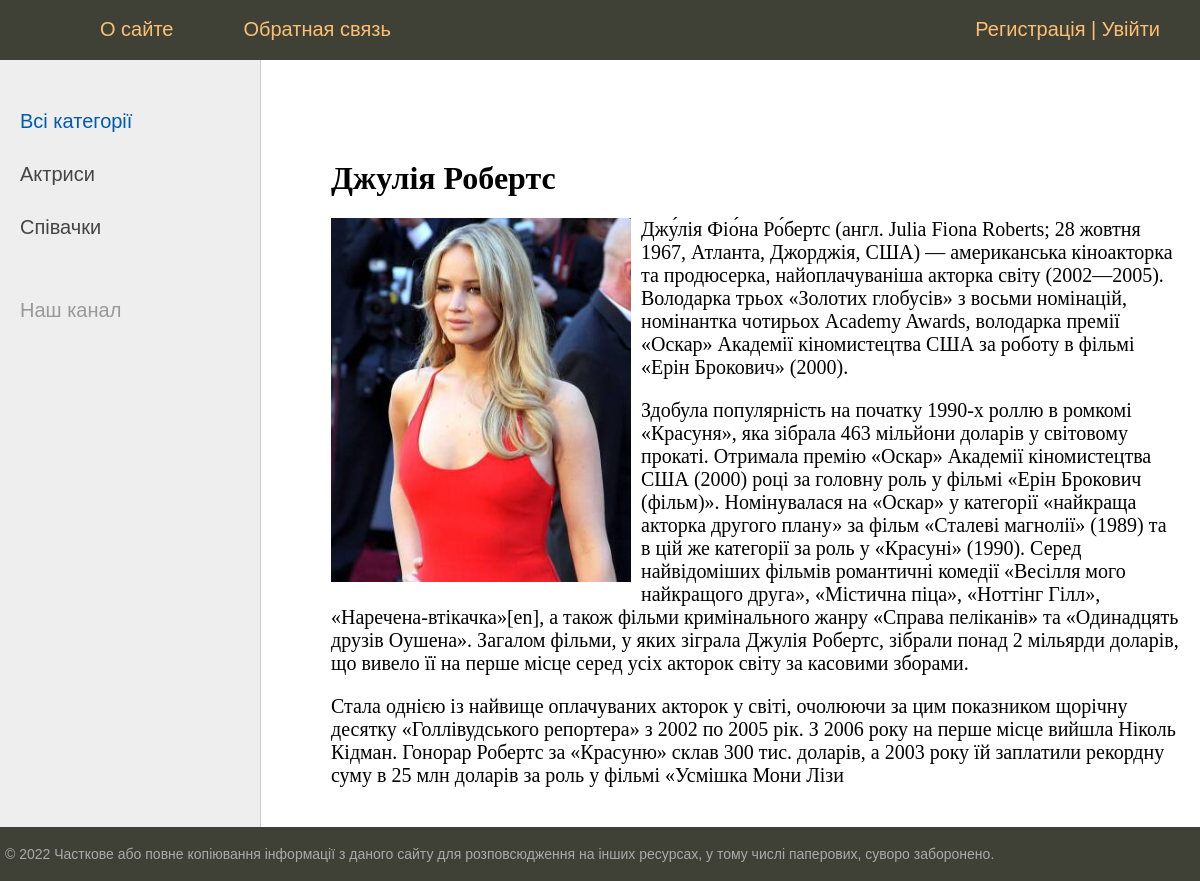
Page /post/Djulia/ on the committed database.
### women/models.py (models this page shows, shortened)
class Category(models.Model):
     name = models.CharField(max_length=100, db_index=True, verbose_name = 'Категорія')
     slug = models.SlugField(max_length=255, unique=True, db_index=True, verbose_name='URL', null=True)
     def get_absolute_url(self):
         return reverse('category', kwargs={'cat_slug': self.slug})
     class Meta:
        verbose_name = 'Категорія'
        verbose_name_plural = 'Категорії'
        ordering = ['id']

class Women(models.Model):
    title = models.CharField(max_length=100, verbose_name='Заговолок')
    slug = models.SlugField(max_length=255, unique=True, db_index=True, verbose_name="URL")
    content = models.TextField(blank=True, verbose_name='Зміст')
    photo = models.ImageField(upload_to='photos/%Y/%m/%d/')
    time_create = models.DateTimeField(auto_now_add=True)
    time_update = models.DateTimeField(auto_now=True)
    is_published = models.BooleanField(default=True, verbose_name='Опубліковано')
    cat = models.ForeignKey('Category', on_delete=models.PROTECT, null=True, verbose_name='Категорія')
    def __str__(self):
        return self.title
    class Meta:
        verbose_name = 'Відомі жінки'
        verbose_name_plural = 'Відомі жінки'
        ordering = ['time_create', 'title']

### women/views.py (the view)
# urls.py: path('post/<slug:post_slug>/', ShowPost.as_view(), name='post' ),
class ShowPost(DataMixin, DetailView):
    model = Women
    template_name = 'women/post.html'
    slug_url_kwarg = 'post_slug'
    context_object_name = 'post'
    def get_context_data(self, *, object_list=None, **kwargs):
        context = super().get_context_data(**kwargs)
        c_def = self.get_user_context(title=context['post'])
        return dict(list(context.items()) + list(c_def.items()))

### women/utils.py (called while the page is built)
    def get_user_context(self, **kwargs):
        context = kwargs
        cats = cache.get('cats')
        if not cats:
            cats = Category.objects.annotate(Count('women'))
            cache.set('cats', cats, 60)
        user_menu = menu.copy()
        if not self.request.user.is_authenticated:
            user_menu.pop(1)
        context['menu'] = user_menu
        context['cats'] = cats
        if 'cat_selected' not in context:
            context['cat_selected'] = 0
        return context

### women/templates/women/post.html
{% extends 'women/base.html' %}
{% block content %}
<h1>{{post.title}}</h1>
{% if post.photo %}
<p><img class="img-article-left" src="{{post.photo.url}}"></p>
{% endif %}
{{post.content|linebreaks}}
{% endblock %}

### women/templates/women/base.html (shortened to what this page needs)
{% load static %}
{% load women_tags %}
<!DOCTYPE html>
<html>
<head>
	<link type="text/css" href="{% static 'women/css/styles.css' %}" rel="stylesheet" />
</head>
<body>
<table class="table-page" border=0 cellpadding="0" cellspacing="0">
<tr><td valign=top>
		<div class="header">
			<ul id="mainmenu" class="mainmenu">
			<li class="logo"><a href="{% url 'home' %}"><div class="logo"></div></a></li>
{% for m in menu %}
			<li><a href="{% url m.url_name %}">{{m.title}}</a></li>
{% endfor %}
            {% if request.user.is_authenticated %}
            <li class="last">{{ user.username }} | <a href="{% url 'logout'  %}">Вийти</a></li>
            {% else %}
				<li class="last"><a href="{% url 'register' %}">Регистрація</a> | <a href="{% url 'login' %}">Увійти</a></li>
            {% endif     %}
			</ul>
		</div>
<table class="table-content" border=0 cellpadding="0" cellspacing="0">
<tr>
{% load cache %}
	<td valign="top" class="left-chapters">
	<ul id="leftchapters">
    {% cache 60 sidebar %}
    {% if cat_selected == 0 %}
		<li class="selected">Всі категорії</li>
    {% else %}
        <li><a href="{% url 'home' %}">Всі категорії</a><li>
    {% endif %}
    {% for c in cats %}
        {% if c.women__count > 0 %}
    {% if c.pk == cat_selected %}
    <li class="selected">{{ c.name }}</li>
    {% else %}
       <li><a href="{{c.get_absolute_url}}">{{c.name}}</a></li>
        {% endif %}
        {% endif %}
    {% endfor %}
    {% endcache %}
    <li class="share">
		<p>Наш канал</p>
		<a class="share-yt" href="https://www.youtube.com/channel/UClJzWfGWuGJL2t-3dYKcHTA/playlists" target="_blank" rel="nofollow"></a>
		</li>
	</ul>
</td>
<td valign="top" class="content">
	<div class="content-text">
{% block content %}
{% endblock %}
	</div>
</td></tr></table>
</td></tr>
<tr><td valign=top>
	<div id="footer">
		<p>&copy; 2022 Часткове або повне копіювання інформації з даного сайту для розповсюдження на інших ресурсах, у тому числі паперових, суворо заборонено.</p>
	</div>
</td></tr></table>
</body>
</html>

### women/static/women/css/styles.css (style rules this page uses)
html, body { font-family: 'Arial'; margin: 0; padding: 0; height: 100%; width: 100%; color: #444; }
a { color: #0059b2; text-decoration: none; }
img { max-width: 600px; height: auto; }
img.img-article-left { max-width: 300px; height: auto; float: left; padding: 0 10px 10px 0; }
.table-page { width: 100%; height: 100%; vertical-align: top; }
.table-page tr { height: 100%; }
.header { background: #3F4137; height: 60px; }
.logo { background: url('../images/logo.png') no-repeat 10px 5px; width: 70px; height: 60px; }
ul.mainmenu { list-style: none; margin: 0; padding: 0; height: 60px; color: #fdc073; font-size: 20px; overflow: hidden; }
ul.mainmenu li { float: left; margin: 18px 40px 0 30px; }
ul.mainmenu li.logo { margin: 0; }
ul.mainmenu li.last { float: right; }
ul.mainmenu li a { color: #fdc073; text-decoration: none; }
.table-content { width: 100%; min-height: 100%; height: 100%; }
.left-chapters { margin: 0; background: #eee; border-right: 1px solid #ccc; min-height: 100%; }
.left-chapters ul { width: 230px; min-height: 100%; margin: 0; padding: 20px 10px 10px 20px; list-style: none; font-size: 20px; }
.left-chapters ul li { margin: 30px 0 0 0; color: #999; }
.left-chapters ul li.selected { color: #0059b2; }
.left-chapters ul li a { color: #444; text-decoration: none; }
.left-chapters ul li.share { margin: 60px 0 0 0; }
.left-chapters ul li.share p { margin: 30px 0 30px 0; }
.left-chapters ul li.share a { display: inline-block; width: 40px; height: 40px; margin: 0 20px 0 0; }
.left-chapters ul li.share a.share-yt { width: 100%; height: 30px; background: url('../images/share_yt.png') no-repeat 0 0 }
.content { padding: 40px 20px 20px 40px; width: 100%; box-sizing: border-box; }
.content-text { margin: 60px 0 0 30px; color: #000; font-size: 20px; font-family: Yandex Sans Display Light; }
.content-text h1 { font-size: 32px; }
#footer { box-sizing: border-box; background: #3F4137; padding: 5px; color: #aaa; font-size: 14px; font-family: Verdana, Geneva, Arial, Helvetica; text-align: left; overflow: hidden; }

### rows in the picture
Category: name "Актриси"
Category: name "Співачки"
Women: title "Джулія Робертс", photo (picture), content "Джу́лія Фіо́на Ро́бертс (англ. Julia Fiona Roberts; 28 жовтня 1967, Атланта, Джорджія, США) — американська кіноакторка та продюсерка, найоплачуваніша акторка світу (2002—2005). Володарка трьох «Золотих глобусів» з восьми номінацій, номінантка чотирьох Academy Awards, володарка премії «Оскар» Академії кіномистецтва США за роботу в фільмі «Ерін Брокович» (2000). Здобула популярність на початку 1990-х роллю в ромкомі «Красуня», яка зібрала 463 мільйони доларів у світовому прокаті. Отримала премію «Оскар» Академії кіномистецтва США (2000) році за головну роль у фільмі «Ерін Брокович (фільм)». Номінувалася на «Оскар» у категорії «найкраща акторка другого плану» за фільм «Сталеві магнолії» (1989)…"

### other values in the picture
{{ m.title }} "О сайте" "Обратная связь"
